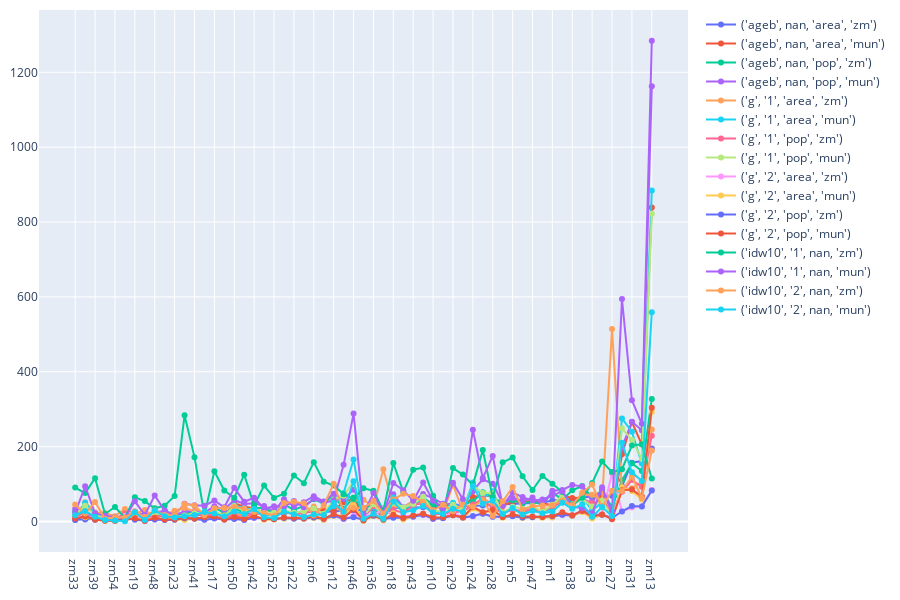

Here is the notebook cell this chart was saved with:
### Code cell
per_mun_str = lambda x: 'zm' if not x else 'mun'

a = {('ageb', None, by, per_mun_str(per_mun)):cc for (by, per_mun), cc in n_hs_a.items() }
g = {('g',str(side//1000),by,per_mun_str(per_mun)): cc for (side,by,per_mun), cc in n_hs_g.items()}
idw = {('idw10', str(side//1000), None, per_mun_str(per_mun)): cc for (side,per_mun), cc in n_hs_idw.items()}

Mean_number_hot = pd.DataFrame({
**a, **g, **idw
})
sort_col = Mean_number_hot.columns[0]
Mean_number_hot=Mean_number_hot.sort_values(sort_col)
print(sort_col)

draw_scatter(Mean_number_hot)

### Figure 1 — Plotly figure (JSON) as saved in the notebook; plotly's stock layout.template omitted (floating-point values rounded to 4 significant figures)
{"data": [{"mode": "lines+markers", "name": "('ageb', nan, 'area', 'zm')", "type": "scatter", "x": ["zm33", "zm20", "zm39", "zm59", "zm54", "zm58", "zm19", "zm16", "zm48", "zm35", "zm23", "zm40", "zm41", "zm53", "zm17", "zm26", "zm50", "zm49", "zm42", "zm30", "zm52", "zm37", "zm22", "zm7", "zm6", "zm56", "zm12", "zm32", "zm46", "zm9", "zm36", "zm15", "zm18", "zm51", "zm43", "zm55", "zm10", "zm8", "zm29", "zm57", "zm24", "zm4", "zm28", "zm44", "zm5", "zm25", "zm47", "zm45", "zm1", "zm2", "zm38", "zm11", "zm3", "zm14", "zm27", "zm34", "zm31", "zm21", "zm13"], "y": [4.542, 5.125, 6.667, 7.833, 10.04, 11.88, 11.88, 12.29, 15.17, 15.67, 15.79, 15.96, 16.75, 17.54, 18.96, 19.67, 19.79, 20.96, 21, 21.38, 23, 23.04, 23.5, 24.5, 25.33, 26.88, 27.08, 29.46, 29.62, 30.42, 32.46, 35.08, 35.96, 37, 37.12, 38.12, 38.25, 39.54, 40.17, 41.96, 42.38, 42.54, 45.12, 45.79, 46.33, 47.54, 49.67, 50.54, 56.25, 58.58, 59.29, 63.96, 67.04, 68.83, 69, 94.54, 157.2, 161.6, 195]}, {"mode": "lines+markers", "name": "('ageb', nan, 'area', 'mun')", "type": "scatter", "x": ["zm33", "zm20", "zm39", "zm59", "zm54", "zm58", "zm19", "zm16", "zm48", "zm35", "zm23", "zm40", "zm41", "zm53", "zm17", "zm26", "zm50", "zm49", "zm42", "zm30", "zm52", "zm37", "zm22", "zm7", "zm6", "zm56", "zm12", "zm32", "zm46", "zm9", "zm36", "zm15", "zm18", "zm51", "zm43", "zm55", "zm10", "zm8", "zm29", "zm57", "zm24", "zm4", "zm28", "zm44", "zm5", "zm25", "zm47", "zm45", "zm1", "zm2", "zm38", "zm11", "zm3", "zm14", "zm27", "zm34", "zm31", "zm21", "zm13"], "y": [14.83, 22.58, 7.75, 8.167, 10, 8, 18.25, 12.08, 23.75, 14.92, 10.75, 13.25, 21.54, 19.75, 22.42, 14.62, 48.12, 40.46, 34.96, 23.71, 25.88, 26.29, 23.29, 26.92, 35.21, 29, 29.12, 51.71, 62.33, 16, 37.33, 9, 46.96, 28.25, 46.42, 48.08, 44.75, 45.33, 40.75, 36.71, 65.5, 69.42, 68.75, 41.58, 53.83, 52.08, 56.12, 49.17, 43.21, 69.88, 62.54, 63.67, 41.29, 63.54, 16.38, 179.4, 265.7, 205.5, 839.1]}, {"mode": "lines+markers", "name": "('ageb', nan, 'pop', 'zm')", "type": "scatter", "x": ["zm33", "zm20", "zm39", "zm59", "zm54", "zm58", "zm19", "zm16", "zm48", "zm35", "zm23", "zm40", "zm41", "zm53", "zm17", "zm26", "zm50", "zm49", "zm42", "zm30", "zm52", "zm37", "zm22", "zm7", "zm6", "zm56", "zm12", "zm32", "zm46", "zm9", "zm36", "zm15", "zm18", "zm51", "zm43", "zm55", "zm10", "zm8", "zm29", "zm57", "zm24", "zm4", "zm28", "zm44", "zm5", "zm25", "zm47", "zm45", "zm1", "zm2", "zm38", "zm11", "zm3", "zm14", "zm27", "zm34", "zm31", "zm21", "zm13"], "y": [27, 23.88, 10.62, 12.46, 8.083, 14.25, 24.71, 17.29, 17.58, 28.21, 17.75, 21.29, 25.54, 18.5, 36.88, 23.08, 35.62, 22.75, 34.79, 37.17, 20.71, 45.04, 31.79, 41.08, 59.29, 48.83, 70, 34.33, 64.46, 27.46, 53.83, 19.83, 51.33, 34.17, 41.21, 63.38, 45.67, 36.75, 33.29, 45.58, 53.71, 78.25, 63.17, 51.08, 56.67, 49.54, 52.79, 45.92, 77.62, 58.46, 83.29, 94.75, 64.92, 82.29, 38.33, 110, 155.6, 135.0, 327.5]}, {"mode": "lines+markers", "name": "('ageb', nan, 'pop', 'mun')", "type": "scatter", "x": ["zm33", "zm20", "zm39", "zm59", "zm54", "zm58", "zm19", "zm16", "zm48", "zm35", "zm23", "zm40", "zm41", "zm53", "zm17", "zm26", "zm50", "zm49", "zm42", "zm30", "zm52", "zm37", "zm22", "zm7", "zm6", "zm56", "zm12", "zm32", "zm46", "zm9", "zm36", "zm15", "zm18", "zm51", "zm43", "zm55", "zm10", "zm8", "zm29", "zm57", "zm24", "zm4", "zm28", "zm44", "zm5", "zm25", "zm47", "zm45", "zm1", "zm2", "zm38", "zm11", "zm3", "zm14", "zm27", "zm34", "zm31", "zm21", "zm13"], "y": [34.08, 24.96, 12.75, 12.17, 12.88, 8.625, 26.88, 14.88, 25.88, 26.83, 17.04, 26.67, 28.33, 23.25, 41, 31.83, 57.46, 46.79, 49.08, 41.17, 27.79, 59.54, 40.29, 51.79, 67.75, 53.62, 74.08, 60.08, 85.17, 35.38, 56, 15.67, 73.04, 37.96, 54.54, 73.62, 62.08, 47.79, 46.83, 42.83, 80.92, 112.9, 100.8, 48.79, 62.96, 54.08, 64.08, 44.17, 82, 84.33, 97.58, 93.88, 53.29, 85.38, 23.71, 198.5, 266.3, 243.8, 1162.0]}, {"mode": "lines+markers", "name": "('g', '1', 'area', 'zm')", "type": "scatter", "x": ["zm33", "zm20", "zm39", "zm59", "zm54", "zm58", "zm19", "zm16", "zm48", "zm35", "zm23", "zm40", "zm41", "zm53", "zm17", "zm26", "zm50", "zm49", "zm42", "zm30", "zm52", "zm37", "zm22", "zm7", "zm6", "zm56", "zm12", "zm32", "zm46", "zm9", "zm36", "zm15", "zm18", "zm51", "zm43", "zm55", "zm10", "zm8", "zm29", "zm57", "zm24", "zm4", "zm28", "zm44", "zm5", "zm25", "zm47", "zm45", "zm1", "zm2", "zm38", "zm11", "zm3", "zm14", "zm27", "zm34", "zm31", "zm21", "zm13"], "y": [13.46, 51.29, 24.08, 22.92, 14.38, 33.54, 21, 30.5, 12.38, 16.96, 28.62, 36.46, 27.12, 11.88, 23.08, 17.08, 22.5, 15.83, 20.88, 19.88, 18.21, 27.62, 22.42, 26.5, 39.96, 17.17, 49.5, 17.62, 56.62, 58.08, 39.67, 139.6, 40.21, 35.88, 55.5, 51.25, 17.46, 23.88, 98.54, 27.17, 42.33, 62.79, 46.25, 25.42, 31.5, 26, 31.12, 30.67, 40.46, 52.54, 42.92, 72.25, 71.58, 55.58, 514.1, 85.25, 88.96, 106.2, 245.8]}, {"mode": "lines+markers", "name": "('g', '1', 'area', 'mun')", "type": "scatter", "x": ["zm33", "zm20", "zm39", "zm59", "zm54", "zm58", "zm19", "zm16", "zm48", "zm35", "zm23", "zm40", "zm41", "zm53", "zm17", "zm26", "zm50", "zm49", "zm42", "zm30", "zm52", "zm37", "zm22", "zm7", "zm6", "zm56", "zm12", "zm32", "zm46", "zm9", "zm36", "zm15", "zm18", "zm51", "zm43", "zm55", "zm10", "zm8", "zm29", "zm57", "zm24", "zm4", "zm28", "zm44", "zm5", "zm25", "zm47", "zm45", "zm1", "zm2", "zm38", "zm11", "zm3", "zm14", "zm27", "zm34", "zm31", "zm21", "zm13"], "y": [12.12, 50.17, 20.46, 11, 8, 15, 24.5, 12.83, 20.96, 19.83, 7.583, 15.88, 19.96, 17.33, 22.25, 9.875, 42.54, 35.62, 31.5, 16.38, 18.12, 22.88, 24.25, 26.04, 31, 17.25, 40.96, 76.25, 165.8, 14, 37.71, 13.96, 64.5, 35.17, 43.46, 62.33, 25.71, 28.71, 49.92, 30.75, 104.3, 62.92, 80.58, 19.08, 34.54, 23.67, 34.17, 24.71, 34.58, 60.54, 42.17, 65, 29.21, 51.12, 27.12, 275.4, 239.5, 155.1, 884.1]}, {"mode": "lines+markers", "name": "('g', '1', 'pop', 'zm')", "type": "scatter", "x": ["zm33", "zm20", "zm39", "zm59", "zm54", "zm58", "zm19", "zm16", "zm48", "zm35", "zm23", "zm40", "zm41", "zm53", "zm17", "zm26", "zm50", "zm49", "zm42", "zm30", "zm52", "zm37", "zm22", "zm7", "zm6", "zm56", "zm12", "zm32", "zm46", "zm9", "zm36", "zm15", "zm18", "zm51", "zm43", "zm55", "zm10", "zm8", "zm29", "zm57", "zm24", "zm4", "zm28", "zm44", "zm5", "zm25", "zm47", "zm45", "zm1", "zm2", "zm38", "zm11", "zm3", "zm14", "zm27", "zm34", "zm31", "zm21", "zm13"], "y": [13.08, 26.33, 13.33, 9.042, 7.125, 21.71, 10.12, 8.458, 13.83, 13.88, 10.17, 13.67, 23.42, 12.75, 21.08, 11.92, 15.83, 12.17, 21.75, 22.17, 20.58, 26.04, 18.96, 22.88, 29.04, 18.17, 52.88, 20.62, 35.71, 11.04, 40.79, 22.17, 30.5, 23.54, 41.96, 53.58, 18.5, 21.12, 24.46, 27.46, 45.75, 60.38, 34.42, 24.08, 30.46, 28.29, 32.33, 26.96, 39.67, 51.33, 45.08, 61.25, 48.88, 52.96, 26.62, 79.25, 110.8, 92.88, 229.4]}, {"mode": "lines+markers", "name": "('g', '1', 'pop', 'mun')", "type": "scatter", "x": ["zm33", "zm20", "zm39", "zm59", "zm54", "zm58", "zm19", "zm16", "zm48", "zm35", "zm23", "zm40", "zm41", "zm53", "zm17", "zm26", "zm50", "zm49", "zm42", "zm30", "zm52", "zm37", "zm22", "zm7", "zm6", "zm56", "zm12", "zm32", "zm46", "zm9", "zm36", "zm15", "zm18", "zm51", "zm43", "zm55", "zm10", "zm8", "zm29", "zm57", "zm24", "zm4", "zm28", "zm44", "zm5", "zm25", "zm47", "zm45", "zm1", "zm2", "zm38", "zm11", "zm3", "zm14", "zm27", "zm34", "zm31", "zm21", "zm13"], "y": [17.38, 42.21, 16, 9.833, 9, 10.67, 20.25, 9.875, 23.38, 18.38, 11.42, 16.12, 22.21, 23.25, 27.79, 14.58, 41.71, 28, 34.79, 23.67, 23.38, 29.29, 23.62, 27.25, 34.75, 20.46, 58.75, 68.75, 106.5, 15.33, 46, 16.12, 49.75, 37.54, 47.08, 65.92, 27.96, 28.79, 44.54, 32.88, 95.62, 76.17, 76.79, 23.12, 39.79, 33.92, 42.17, 25.79, 44.96, 69.62, 46.17, 60.75, 40.17, 55.92, 14.88, 249, 218, 167.3, 822.0]}, {"mode": "lines+markers", "name": "('g', '2', 'area', 'zm')", "type": "scatter", "x": ["zm33", "zm20", "zm39", "zm59", "zm54", "zm58", "zm19", "zm16", "zm48", "zm35", "zm23", "zm40", "zm41", "zm53", "zm17", "zm26", "zm50", "zm49", "zm42", "zm30", "zm52", "zm37", "zm22", "zm7", "zm6", "zm56", "zm12", "zm32", "zm46", "zm9", "zm36", "zm15", "zm18", "zm51", "zm43", "zm55", "zm10", "zm8", "zm29", "zm57", "zm24", "zm4", "zm28", "zm44", "zm5", "zm25", "zm47", "zm45", "zm1", "zm2", "zm38", "zm11", "zm3", "zm14", "zm27", "zm34", "zm31", "zm21", "zm13"], "y": [7.042, 16.83, 7.667, 8.958, 3.208, 14.71, 12.42, 11.17, 5.708, 4.458, 9.208, 9.583, 8.458, 4.833, 8.458, 6.417, 7.5, 5.292, 9.417, 8.792, 7.167, 9.75, 8.667, 7.292, 10.5, 8, 16.25, 6.417, 15.25, 18.33, 15.04, 34.58, 12.5, 14.58, 15.46, 17.58, 6.875, 10.29, 25.88, 10.21, 13.12, 21.54, 13.04, 13.29, 15.17, 10.42, 11.96, 12.83, 13.62, 17.29, 15.88, 28.62, 20.58, 18.75, 128.2, 27.21, 37.21, 41.04, 84.42]}, {"mode": "lines+markers", "name": "('g', '2', 'area', 'mun')", "type": "scatter", "x": ["zm33", "zm20", "zm39", "zm59", "zm54", "zm58", "zm19", "zm16", "zm48", "zm35", "zm23", "zm40", "zm41", "zm53", "zm17", "zm26", "zm50", "zm49", "zm42", "zm30", "zm52", "zm37", "zm22", "zm7", "zm6", "zm56", "zm12", "zm32", "zm46", "zm9", "zm36", "zm15", "zm18", "zm51", "zm43", "zm55", "zm10", "zm8", "zm29", "zm57", "zm24", "zm4", "zm28", "zm44", "zm5", "zm25", "zm47", "zm45", "zm1", "zm2", "zm38", "zm11", "zm3", "zm14", "zm27", "zm34", "zm31", "zm21", "zm13"], "y": [8.125, 11.42, 5, 2, 1, 6, 10.46, 3, 10.21, 5.958, 4.833, 4.042, 7.25, 9.125, 11.58, 5.083, 10.08, 8, 14.12, 4.917, 5.125, 7.5, 9.75, 7.5, 9.708, 4.083, 14.46, 12.5, 43.08, 2, 14, 3.292, 22.33, 5.208, 13.5, 20.5, 9.375, 9.333, 16.62, 9.708, 34.83, 22.54, 29.29, 9.958, 16, 9.292, 11.21, 10.25, 10.46, 19.79, 14.75, 25.58, 8, 17.79, 9.125, 91.25, 81.62, 58.67, 293.3]}, {"mode": "lines+markers", "name": "('g', '2', 'pop', 'zm')", "type": "scatter", "x": ["zm33", "zm20", "zm39", "zm59", "zm54", "zm58", "zm19", "zm16", "zm48", "zm35", "zm23", "zm40", "zm41", "zm53", "zm17", "zm26", "zm50", "zm49", "zm42", "zm30", "zm52", "zm37", "zm22", "zm7", "zm6", "zm56", "zm12", "zm32", "zm46", "zm9", "zm36", "zm15", "zm18", "zm51", "zm43", "zm55", "zm10", "zm8", "zm29", "zm57", "zm24", "zm4", "zm28", "zm44", "zm5", "zm25", "zm47", "zm45", "zm1", "zm2", "zm38", "zm11", "zm3", "zm14", "zm27", "zm34", "zm31", "zm21", "zm13"], "y": [4, 15.21, 4.583, 3.167, 3, 9.542, 4.583, 2.25, 5.667, 4.333, 4.708, 8.917, 7.333, 4.417, 8.25, 5.208, 6.667, 4.333, 9.833, 7.875, 6.542, 9.625, 7.625, 7.958, 10.83, 7.167, 15.96, 7.5, 11.67, 4.625, 15.46, 6.75, 9.75, 10.33, 13, 18.33, 7.5, 8.833, 16.67, 10.46, 14.75, 21.08, 12.83, 12.54, 14.21, 10.5, 11.5, 12.54, 13.96, 18, 16.38, 28.58, 16.33, 18.38, 9.375, 26.88, 41.38, 40.42, 82.96]}, {"mode": "lines+markers", "name": "('g', '2', 'pop', 'mun')", "type": "scatter", "x": ["zm33", "zm20", "zm39", "zm59", "zm54", "zm58", "zm19", "zm16", "zm48", "zm35", "zm23", "zm40", "zm41", "zm53", "zm17", "zm26", "zm50", "zm49", "zm42", "zm30", "zm52", "zm37", "zm22", "zm7", "zm6", "zm56", "zm12", "zm32", "zm46", "zm9", "zm36", "zm15", "zm18", "zm51", "zm43", "zm55", "zm10", "zm8", "zm29", "zm57", "zm24", "zm4", "zm28", "zm44", "zm5", "zm25", "zm47", "zm45", "zm1", "zm2", "zm38", "zm11", "zm3", "zm14", "zm27", "zm34", "zm31", "zm21", "zm13"], "y": [7.958, 13.71, 5.542, 2, 2, 4, 8.625, 1.625, 9.917, 5.333, 6, 9.75, 8, 11.67, 13.54, 5.667, 12.29, 7, 14.75, 6.667, 5.792, 11.04, 9.917, 8.792, 14.21, 7.458, 20, 10.71, 32.17, 3, 17.96, 5, 18.25, 9.333, 16.25, 20.71, 10.62, 11.21, 16.71, 11.75, 39.42, 25.04, 30.79, 11.79, 18.75, 14.29, 13.62, 12, 15.21, 24.58, 17.04, 28.29, 13.29, 18.83, 6.042, 83.25, 85.29, 66.92, 304.2]}, {"mode": "lines+markers", "name": "('idw10', '1', nan, 'zm')", "type": "scatter", "x": ["zm33", "zm20", "zm39", "zm59", "zm54", "zm58", "zm19", "zm16", "zm48", "zm35", "zm23", "zm40", "zm41", "zm53", "zm17", "zm26", "zm50", "zm49", "zm42", "zm30", "zm52", "zm37", "zm22", "zm7", "zm6", "zm56", "zm12", "zm32", "zm46", "zm9", "zm36", "zm15", "zm18", "zm51", "zm43", "zm55", "zm10", "zm8", "zm29", "zm57", "zm24", "zm4", "zm28", "zm44", "zm5", "zm25", "zm47", "zm45", "zm1", "zm2", "zm38", "zm11", "zm3", "zm14", "zm27", "zm34", "zm31", "zm21", "zm13"], "y": [90.67, 76, 115.9, 20.17, 38.67, 10, 64.88, 54.58, 35.25, 42.29, 68.12, 283.8, 172, 17.62, 134.3, 82.88, 63.62, 125.2, 42.75, 95.92, 63.08, 74.08, 123.0, 102.1, 158.6, 106.1, 96.25, 72.79, 60.21, 88.75, 82.29, 28.29, 156.5, 79.04, 138.3, 144.1, 68.62, 20.04, 142.7, 125.4, 97.25, 190.8, 63.96, 158.1, 170.8, 120.8, 84, 121.8, 100.7, 78.71, 44.54, 63.54, 103.2, 160.1, 132.0, 139.3, 203.1, 206.4, 114.8]}, {"mode": "lines+markers", "name": "('idw10', '1', nan, 'mun')", "type": "scatter", "x": ["zm33", "zm20", "zm39", "zm59", "zm54", "zm58", "zm19", "zm16", "zm48", "zm35", "zm23", "zm40", "zm41", "zm53", "zm17", "zm26", "zm50", "zm49", "zm42", "zm30", "zm52", "zm37", "zm22", "zm7", "zm6", "zm56", "zm12", "zm32", "zm46", "zm9", "zm36", "zm15", "zm18", "zm51", "zm43", "zm55", "zm10", "zm8", "zm29", "zm57", "zm24", "zm4", "zm28", "zm44", "zm5", "zm25", "zm47", "zm45", "zm1", "zm2", "zm38", "zm11", "zm3", "zm14", "zm27", "zm34", "zm31", "zm21", "zm13"], "y": [23.71, 94.04, 22.08, 15.71, 12, 9, 53.88, 17.62, 69.5, 29.17, 17.08, 47.29, 43.25, 42.46, 55.92, 38.25, 89.92, 53.04, 63.5, 34.04, 40.62, 39.54, 55.04, 38.29, 60.71, 50.29, 55.92, 151.4, 288.2, 21.04, 75.88, 20, 102.7, 83.75, 55.29, 104, 55.17, 33.92, 103.3, 59.33, 245, 116.0, 175.0, 41.92, 77.38, 65.29, 55.92, 58.75, 69.38, 81, 39.5, 36.04, 22.42, 91.25, 28.62, 594.2, 324.0, 261.1, 1284]}, {"mode": "lines+markers", "name": "('idw10', '2', nan, 'zm')", "type": "scatter", "x": ["zm33", "zm20", "zm39", "zm59", "zm54", "zm58", "zm19", "zm16", "zm48", "zm35", "zm23", "zm40", "zm41", "zm53", "zm17", "zm26", "zm50", "zm49", "zm42", "zm30", "zm52", "zm37", "zm22", "zm7", "zm6", "zm56", "zm12", "zm32", "zm46", "zm9", "zm36", "zm15", "zm18", "zm51", "zm43", "zm55", "zm10", "zm8", "zm29", "zm57", "zm24", "zm4", "zm28", "zm44", "zm5", "zm25", "zm47", "zm45", "zm1", "zm2", "zm38", "zm11", "zm3", "zm14", "zm27", "zm34", "zm31", "zm21", "zm13"], "y": [45.29, 21.33, 52.33, 7.167, 11.12, 11, 26.58, 12.04, 29.83, 17.54, 16.54, 46.54, 43.12, 16.58, 35.17, 35.83, 38.71, 35, 25.17, 22.88, 15.33, 49.58, 52.92, 48.58, 17, 42.62, 101.1, 26.88, 36.54, 36.25, 54.92, 21, 58.67, 73.88, 67.88, 52.08, 30, 44.62, 27.67, 45.08, 40.21, 57.21, 14.71, 54.38, 91.92, 32.25, 40, 42.88, 43.79, 56.21, 43.17, 76.58, 98.79, 37.42, 82.29, 81.62, 120.2, 62.88, 189.8]}, {"mode": "lines+markers", "name": "('idw10', '2', nan, 'mun')", "type": "scatter", "x": ["zm33", "zm20", "zm39", "zm59", "zm54", "zm58", "zm19", "zm16", "zm48", "zm35", "zm23", "zm40", "zm41", "zm53", "zm17", "zm26", "zm50", "zm49", "zm42", "zm30", "zm52", "zm37", "zm22", "zm7", "zm6", "zm56", "zm12", "zm32", "zm46", "zm9", "zm36", "zm15", "zm18", "zm51", "zm43", "zm55", "zm10", "zm8", "zm29", "zm57", "zm24", "zm4", "zm28", "zm44", "zm5", "zm25", "zm47", "zm45", "zm1", "zm2", "zm38", "zm11", "zm3", "zm14", "zm27", "zm34", "zm31", "zm21", "zm13"], "y": [16.67, 27.88, 12.62, 4, 3, 1, 24.46, 4, 29.67, 14.42, 11, 14.38, 17.71, 25.54, 21.67, 13.79, 27.08, 20.08, 33.75, 11.33, 9.667, 26.96, 19.75, 11.96, 18.79, 17.42, 50.17, 25.96, 107.5, 7.167, 20.5, 7.042, 53.17, 24.54, 30.12, 41.71, 23.88, 20.12, 33.83, 25.67, 95.08, 47.75, 55.79, 20.42, 35.92, 18.67, 28.58, 22.29, 26.62, 50.12, 33.92, 46.21, 12.58, 38.54, 14.75, 210.7, 131.4, 107.9, 559]}], "layout": {"height": 600, "margin": {"b": 10, "l": 10, "r": 100, "t": 10}}}
